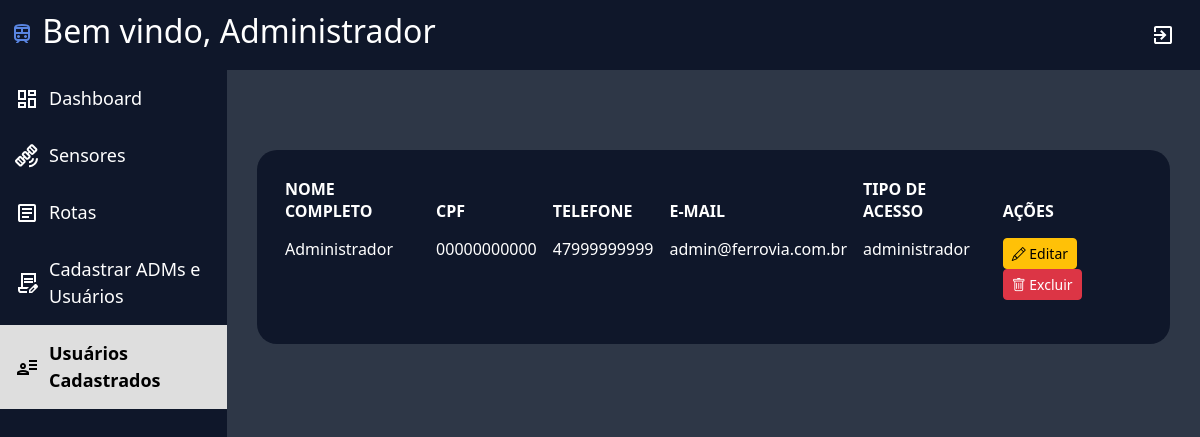
The page /public/usuarios_cadastrados.php (signed in) on the database its author committed.
### tables this page shows
CREATE TABLE USUARIO (
    id INT AUTO_INCREMENT PRIMARY KEY,
    CPF VARCHAR(14) NOT NULL UNIQUE,
    telefone VARCHAR(20) NOT NULL,
    nome VARCHAR(150) NOT NULL,
    email VARCHAR(180) NOT NULL UNIQUE,
    senha VARCHAR(255) NOT NULL,
    tipo ENUM('usuario', 'administrador') NOT NULL DEFAULT 'usuario'
);

### infra/seguranca.php (called while the page is built, shortened)
<?php
function e(string $valor): string
{
    return htmlspecialchars(
        $valor,
        ENT_QUOTES,
        'UTF-8'
    );
}

### public/usuarios_cadastrados.php (the view, shortened to what this page needs)
<?php
require_once "../infra/seguranca.php";
require_once "../infra/conexao.php";
$stmt = $conexao->prepare(
    "SELECT id, nome, CPF, telefone, email, tipo
     FROM USUARIO
     ORDER BY id DESC"
);
$stmt->execute();
$usuarios = $stmt->get_result();
?>
<html lang="en">
<head>
    <link rel="stylesheet" href="../assets/style/style.css">
    <link href="https://cdn.jsdelivr.net/npm/bootstrap@5.3.8/dist/css/bootstrap.min.css" rel="stylesheet"
>
    <link rel="stylesheet" href="https://cdn.jsdelivr.net/npm/bootstrap-icons@1.11.3/font/bootstrap-icons.min.css">
</head>
<body>
    <header class="cabecalho">
          <h2>
            <img src="../assets/icons/TREM_AZUL.svg" alt="">
            Bem vindo, Administrador
        </h2>
         <a href="../logout.php">
    <img src="../assets/icons/exit.svg" class="item" alt="Sair">
</a>
    </header>
    <div class="layout">
       <aside class="menu-lateral">
        <a href="tela_inicial.php" class="item">
            <img
                src="../assets/icons/dashboard_branco.svg"
                alt="">
            Dashboard
        </a>
        <a href="gerenciar_sensores.php" class="item">
            <img
                src="../assets/icons/sensor_branco.svg"
                alt="">
            Sensores
        </a>
        <a href="rotas.php" class="item">
            <img src="../assets/icons/relatorio_branco.svg" alt="">
            Rotas
        </a>
        <a href="cadastro_admin.php" class="item">
            <img
                src="../assets/icons/cadastrar_branco.svg"
                alt="">
            Cadastrar ADMs e Usuários
        </a>
        <a href="usuarios_cadastrados.php" class="item ativo">
            <img
                src="../assets/icons/usuarios_preto.svg"
                alt="">
            Usuários Cadastrados
        </a>
    </aside>
        <main class="conteudo">
            <div class="planilha_dashboard">
    <table class="table table-borderless">
        <thead>
    <tr>
        <th>NOME COMPLETO</th>
        <th>CPF</th>
        <th>TELEFONE</th>
        <th>E-MAIL</th>
           <th>TIPO DE ACESSO</th>
        <th>AÇÕES</th>
    </tr>
</thead>
        <tbody>
   <?php while ($usuario = $usuarios->fetch_assoc()): ?>
<tr>
    <td>
        <?= e($usuario["nome"]) ?>
    </td>
    <td>
        <?= e($usuario["CPF"]) ?>
    </td>
    <td>
        <?= e($usuario["telefone"]) ?>
    </td>
    <td>
        <?= e($usuario["email"]) ?>
    </td>
    <td>
        <?= e($usuario["tipo"]) ?>
    </td>
    <td>
        <a href="editar_usuario.php?id=<?= (int) $usuario["id"] ?>" class="btn btn-sm btn-warning">
            <i class="bi bi-pencil"></i> Editar
        </a>
        <form method="POST" action="excluir_usuario.php" style="display:inline;"
            onsubmit="return confirm('Deseja realmente excluir este usuário?');">
            <button type="submit" class="btn btn-sm btn-danger">
                <i class="bi bi-trash"></i> Excluir
            </button>
        </form>
    </td>
</tr>
<?php endwhile; ?>
</tbody>
    </table>
</div>
        </main>
    </div>
</body>
</html>

### assets/style/style.css (style rules this page uses)
* { box-sizing: border-box; }
body { margin: 0; background-color: #2e3747 !important; color: white; overflow-x: hidden; }
.cabecalho { display: flex; justify-content: space-between; align-items: center; background-color: #0f172a; padding: 10px; height: 70px; color: white; width: 100%; }
.layout { display: flex; width: 100%; min-height: calc(100vh - 70px); }
.menu-lateral { width: 227px; min-width: 207px; flex-shrink: 0; background-color: #0f172a; }
.item { width: 100%; padding: 15px; font-size: 18px; cursor: pointer; display: flex; align-items: center; gap: 10px; text-decoration: none; color: white; box-sizing: border-box; }
.item.ativo { background-color: #dedede; font-weight: bold; color: black; }
.conteudo { flex: 1; min-width: 0; width: calc(100% - 207px); padding: 25px; background-color: #2e3747 !important; }
.planilha_dashboard { margin-top: 30px; border-radius: 20px; padding: 20px; width: 100%; max-width: 100%; overflow-x: auto; background-color: #0f172a !important; }
.table { width: 100%; margin-bottom: 0; background-color: transparent !important; }
.table td, .table th, .table tr, .table tbody { background-color: #0f172a !important; color: white !important; }
.conteudo { flex: 1; min-width: 0; padding: 30px; background-color: #2e3747 !important; }
.planilha_dashboard { margin-top: 50px; border-radius: 20px; padding: 20px; width: 100%; background-color: #0f172a !important; }

### rows shown on the page
usuario: nome "Administrador", CPF "00000000000", telefone "47999999999", email "admin@ferrovia.com.br", tipo "administrador"
